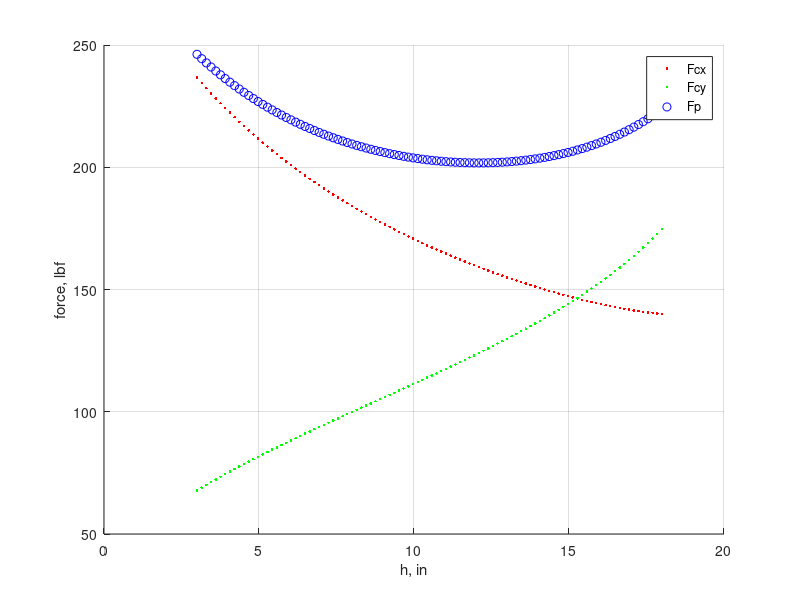
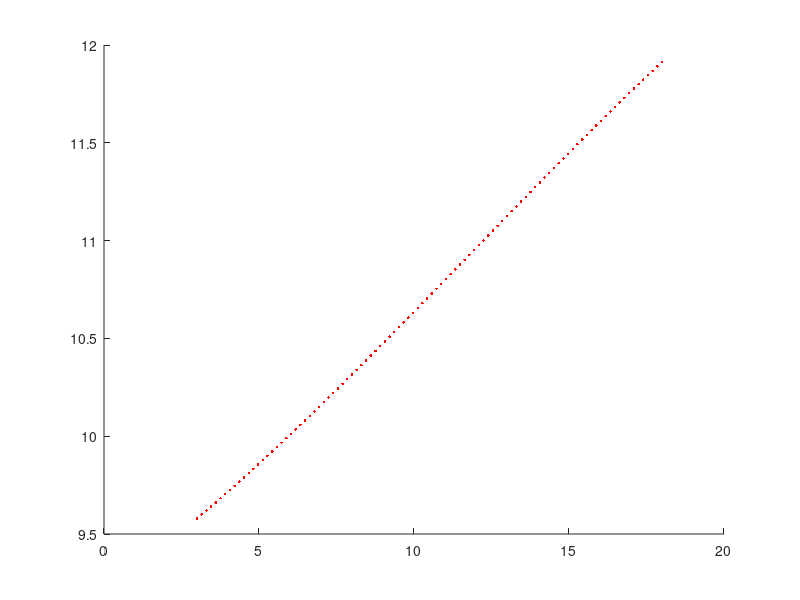

These charts were generated, in order, by the following MATLAB code: (Note: this script raises an error after producing the figures.)
clc;clear;close all

l = 13; % 13 distance of half the scissor in inch
a = 1.25; % piston top attachment vertial distance from scissor center
b = 1.5; % pistor top attachment horizontal distance from scissor center
c = 2.375; % piston bottom attachment from bottom joint

F = 33/2; % 33

h = 10; % height of scissor lift

figure(1)
hold on
figure(2)
hold on
for h = linspace(3,18,100);

epsilon = atand(a/b)

alpha = asind(h/2/l) % scissor angle relative to horizontal
beta = atand(a/(b+l)) % angle of piston mounting structure triangle

d1 = sqrt(a^2+(b+l)^2) % hypotenuse of mounting structure triangle
lb = 2*l*cosd(alpha) % base width of current scissor lift
d2 = sqrt(c^2+lb^2-2*c*lb.*cosd(alpha)) % distance from bottom piston mount to opposite bottom joint

delta = asind(sind(alpha)*c/d2) 
lp = sqrt(d1^2+d2.^2-2*d1*d2.*cosd(alpha+beta-delta)) % length of piston


gamma = asind(sind(alpha+beta-delta)*d1/lp)-delta % angle of piston relative to horizontal

% plot(h,lp)
% xlabel('h, in')
% ylabel('lp, in')


A = [0 -1 0 1 cosd(gamma) 0; 
    0 0 1 0 sind(gamma) 0;
    0 l*sind(alpha) 0 0 cosd(90-gamma-alpha)*b+sind(90-gamma-alpha)*a 2*F*l*cosd(alpha);
    1 0 0 1 cosd(gamma) 0;
    l*sind(alpha) 0 0 0 sind(gamma)*(l-c)*cosd(alpha)-cosd(gamma)*(l-c)*sind(alpha) 2*F*l*cosd(alpha)];

redA = rref(A);
Fbx = redA(1,6);
Fdx = redA(2,6);
Fcy = abs(redA(3,6));
Fcx = abs(redA(4,6));
Fp = redA(5,6);

figure(1)
% plot(h, Fbx, 'k.')
% plot(h, Fdx, 'b.')
plot(h, Fcx, 'r.')
plot(h, Fcy, 'g.')
plot(h, Fp, 'bo')


figure(2)
plot(h, lp, 'r.')
end

figure(1)
grid on
legend('Fcx', 'Fcy', 'Fp')
xlabel('h, in')
ylabel('force, lbf')
ax = gca;
ax.XLim = [0 h];
ax.YLim(1) = 0;


figure(2)
grid on
axis([0,h,0,h])
xlabel('h, in')
ylabel('lp, in')
